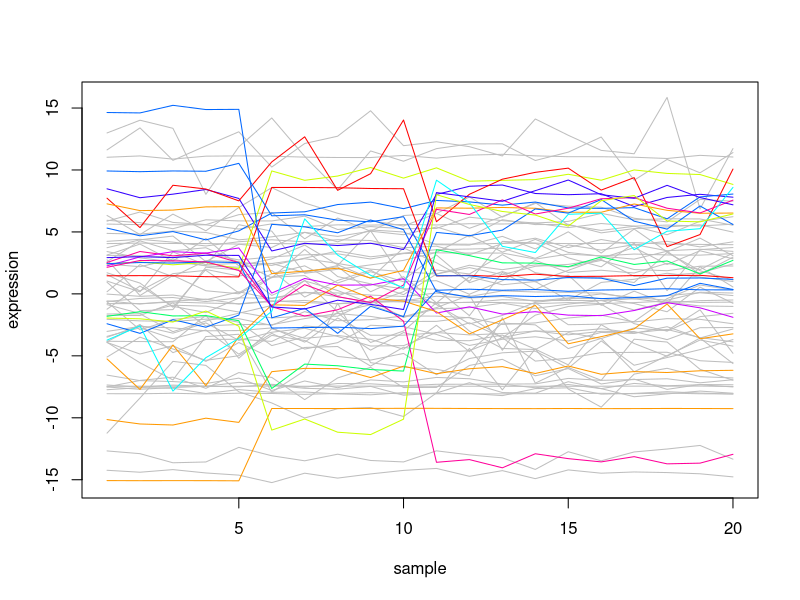

Write the R code that produced this figure.
### data simulation for TSP 
### simulate the data follow a certain distribution, so that truth is known

library(truncnorm)

simu.multi3 <- function(Gnull, Gsig, alpha, Ntrain, Ntest, SDgenemu=5, DFgenesd=1, Clow=2, Cup=Inf, MuShift=0, SDshift=1, pShift=0.3,seed=15213){
  ### input
  # Gnull - number of null genes
  # Gsig - number of significant genes
  # alpha - rate of only-one-class-DE-gene (1, 0, 0); while 1-alpha is for the rate of all-diff-DE-gene (-1, 0, 1)
  # Ntrain - a vector for number of training samples for each class (can be multi-class)
  # Ntest - a vector for number of testing samples (same length with Ntrain)
  # SDgenemu - SD for null gene mu value
  # DFgenesd - degree of free for null gene SD
  # Clow - significant gene shift lower bound
  # Cup - significant gene shift upper bound
  # MuShift - test shift mean value
  # SDshift - test shift SD value
  # pShift - proportion of the genes to shift in test
  # seed - seed for random number
  
  ### output
  # Xtrain - training expression table, gene by sample
  # Ytrain - training outcome label
  # Xtest - testing expression table, gene by sample
  # Ytest - testing outcome label
  # sigIndex - significant gene index, TRUE for sig and FALSE for non-sig
  # geneMUtrain - gene mu value, a gene-by-group matrix, for training data
  # geneMUtest - gene mu value, a gene-by-group matrix, for testing data because of the shift
  # geneSD - gene SD value, a vector with length of gene
  # geneShift - TRUE or FALSE showing whether this is a shift gene
  
  
  set.seed(seed)
  
  Gsig=as.integer(Gsig)
  if(Gsig<=0){
    stop("Gsig - number of significant genes - has to be a positive integer")
  }
  
  if(alpha<0 | alpha>1){
    stop("Ratio alpha has to be [0,1]")
  }
  
  Gnull=as.integer(Gnull)
  if(Gnull<=0){
    stop("Gnull - number of null genes - has to be a positive integer")
  }
  
  Ntrain=as.integer(Ntrain)
  if(length(Ntrain)!=3){
    stop("Training data have to have 3 outcomes, that is length(Ntrain)=3")
  }
  
  Ntest=as.integer(Ntest)
  if(length(Ntrain)!=length(Ntest)){
    stop("Length of Ntrain has to be equal to length of Ntest.")
  }
  
  if(pShift<0 | pShift>1){
    stop("pShift is a proportion in [0,1]")
  }
  
  ### prepare gene number and index
  Gall=Gsig+Gnull
  Gtotal=sum(Gall)
  GstartInd=c(1,Gsig+1)
  GendInd=c(Gsig,Gall)
  
  ### prepare sample number and index
  K=length(Ntrain)  # number of outcome categories
  Nall=Ntrain+Ntest # total number
  Ntotal=sum(Nall)
  NstartInd=rep(1,times=length(Nall)) # start index  
  NendInd=rep(Nall[1],times=length(Nall)) # end index
  for(i in 2:length(Nall)){
    NstartInd[i]=NendInd[i-1]+1
    NendInd[i]=NstartInd[i]+Nall[i]-1
  }
  
  ### null distribution
  E=matrix(0,nrow=Gtotal,ncol=Ntotal)  # expression table
  gene_mu=rnorm(Gtotal,mean=0,sd=SDgenemu)  # gene mu follows normal distribution
  gene_sd=sqrt(rchisq(n=Gtotal,df=DFgenesd))   # gene variance follows chisq distribution
  for(i in 1:Gtotal){
    E[i,]=rnorm(Ntotal,mean=gene_mu[i],sd=gene_sd[i]) 
  }
  
  ##### sig gene
  ## only-one-DE gene, alpha type, type 1
  Galpha=as.integer(Gsig*alpha)
  if(Galpha>0){
    shiftC1=matrix(rtruncnorm(Galpha*K,a=Clow,b=Cup,mean=0,sd=SDgenemu),nrow=Galpha,ncol=K)
    directionCandidate1=rbind(c(1,0,0),c(0,1,0),c(0,0,1),c(-1,0,0),c(0,-1,0),c(0,0,-1))
    direction1=matrix(0,nrow=Galpha,ncol=K)  # showing the gene direction for each outcome category
    for(i in 1:Galpha){
      direction1[i,]=directionCandidate1[sample(nrow(directionCandidate1),1),] # randomly choose from candidate
      
      for(j in 1:K){
        E[i,NstartInd[j]:NendInd[j]]=E[i,NstartInd[j]:NendInd[j]] + direction1[i,j]*shiftC1[i,j]
      }
    }
  }else{
    direction1=c()
    shiftC1=c()
  }
  
  ## all-DE gene, 1-alpha type, type 2
  GalphaN=Gsig-Galpha
  if(GalphaN>0){
    shiftC2=matrix(rtruncnorm(GalphaN*K,a=Clow,b=Cup,mean=0,sd=SDgenemu),nrow=GalphaN,ncol=K)
    directionCandidate2=rbind(c(1,0,-1),c(1,-1,0),c(0,-1,1),c(0,1,-1),c(-1,1,0),c(-1,0,1))
    direction2=matrix(0,nrow=GalphaN,ncol=K)  # showing the gene direction for each outcome category
    for(i in 1:GalphaN){
      direction2[i,]=directionCandidate2[sample(nrow(directionCandidate2),1),] # randomly choose from candidate
      
      for(j in 1:K){
        E[i+Galpha,NstartInd[j]:NendInd[j]]=E[i+Galpha,NstartInd[j]:NendInd[j]] + direction2[i,j]*shiftC2[i,j]
      }
    }
  }else{
    direction2=c()
    shiftC2=c()
  }
  
  ## summarize the data
  
  # sig gene index
  sigIndex=rep(0,times=Gtotal)
  sigIndex[1:Gsig]=rep(c(1,2),times=c(Galpha,GalphaN))
  
  # gene effect
  direction=rbind(direction1,direction2)
  shiftC=rbind(shiftC1,shiftC2)
  geneMUtrain=matrix(gene_mu,nrow=Gtotal,ncol=K)
  if(Gsig>0){
    geneMUtrain[1:Gsig,]=geneMUtrain[1:Gsig,]+direction*shiftC
  }  
  geneMUtest=geneMUtrain
  
  ## split training and testing expression
  trainInd=c()
  for(j in 1:K){
    trainInd=c(trainInd,(NstartInd[j]:(NstartInd[j]+Ntrain[j]-1)))
  }
  
  if(length(trainInd)>0){
    Xtrain=E[,trainInd]
  }else{
    Xtrain=c()
  }
  
  # select shift Index
  shiftInd=sample(1:Gtotal,round(Gtotal*pShift))
  geneShift=rep(FALSE,times=Gtotal)
  geneShift[shiftInd]=TRUE
  
  if(length(trainInd)<Ntotal){
    Xtest=E[,-trainInd]
    ## add shift to test value
    for(i in shiftInd){
      shiftTmp=rnorm(1,mean=MuShift,sd=SDshift)
      Xtest[i,]=Xtest[i,]+shiftTmp
      geneMUtest[i,]=geneMUtest[i,]+shiftTmp
    }
  }else{
    Xtest=c()
  }
  
  ## train and test y label
  Ytrain=rep(1:K,times=Ntrain)
  Ytest=rep(1:K,times=Ntest)
  
  
  return(list(Xtrain=Xtrain,Ytrain=Ytrain,Xtest=Xtest,Ytest=Ytest,
              sigIndex=sigIndex, geneMUtrain=geneMUtrain, geneMUtest=geneMUtest, 
              geneSD=gene_sd, geneShift=geneShift))
  
}



#### testing the simu.multi function, very small number
Gnull=50
Gsig=20
alpha=0.4
Ntrain=c(5,5,10)
Ntest=c(5,4,8)
SDgenemu=5
DFgenesd=1
Clow=2
Cup=Inf
MuShift=0
SDshift=1
seed=15213

out=simu.multi3(Gnull, Gsig, alpha, Ntrain, Ntest, pShift=0.5, SDshift=2)

# ### plot to check gene expression
E=out$Xtest
E=out$Xtrain
plot(NA,xlim=c(1,ncol(E)),ylim=range(E),xlab="sample",ylab="expression")
for(i in (Gsig+1):nrow(E)){
  lines(x=1:ncol(E),y=E[i,],col="grey")
}
for(i in 1:Gsig){
  lines(x=1:ncol(E),y=E[i,],col=sample(rainbow(10),1))
}
